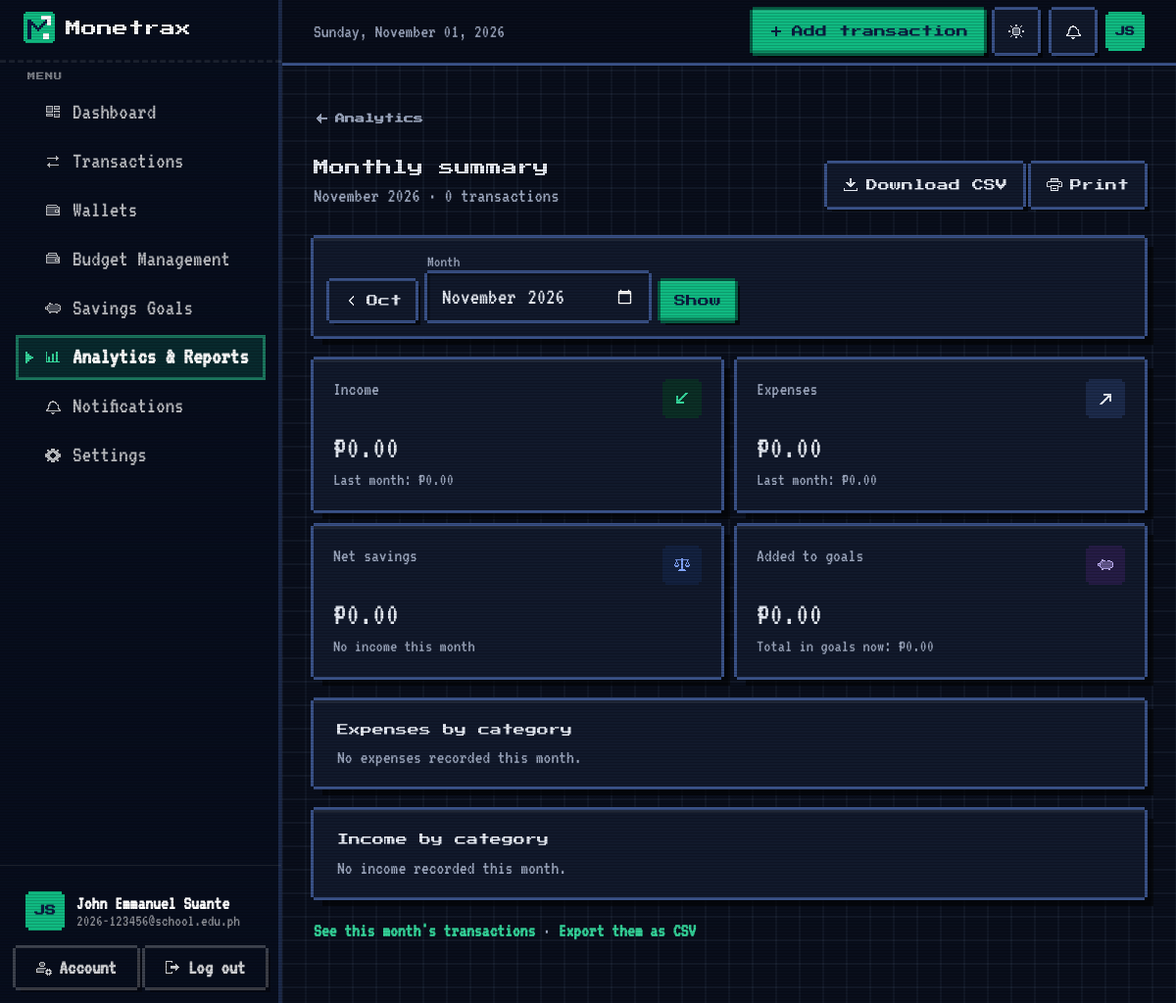
/analytics/monthly (signed in), run on the app's committed database.
### models.py (models this page shows, shortened)
class User(UserMixin, db.Model):
    __tablename__ = "users"
    id: Mapped[int] = mapped_column(Integer, primary_key=True)
    full_name: Mapped[str] = mapped_column(String(80))
    email: Mapped[str] = mapped_column(String(254), unique=True, index=True)
    password_hash: Mapped[str] = mapped_column(String(255))
    school: Mapped[Optional[str]] = mapped_column(String(120))
    program: Mapped[Optional[str]] = mapped_column(String(120))
    year_level: Mapped[Optional[str]] = mapped_column(String(30))
    currency: Mapped[str] = mapped_column(String(3), default="PHP")
    budget_alerts: Mapped[bool] = mapped_column(Boolean, default=True)
    savings_alerts: Mapped[bool] = mapped_column(Boolean, default=True)
    theme: Mapped[str] = mapped_column(String(10), default="system", server_default="system")
    created_at: Mapped[datetime] = mapped_column(DateTime, default=utcnow)
    last_login_at: Mapped[Optional[datetime]] = mapped_column(DateTime)
    categories = relationship("Category", back_populates="user", cascade="all, delete-orphan", lazy="dynamic")
    transactions = relationship("Transaction", back_populates="user", cascade="all, delete-orphan", lazy="dynamic")
    budgets = relationship("Budget", back_populates="user", cascade="all, delete-orphan", lazy="dynamic")
    goals = relationship("SavingsGoal", back_populates="user", cascade="all, delete-orphan", lazy="dynamic")
    notifications = relationship("Notification", back_populates="user", cascade="all, delete-orphan", lazy="dynamic")
    wallets = relationship("Wallet", back_populates="user", cascade="all, delete-orphan", lazy="dynamic")
    recurring = relationship("RecurringRule", back_populates="user", cascade="all, delete-orphan", lazy="dynamic")
    @property
    def initials(self) -> str:
        parts = [p for p in (self.full_name or "").split() if p]
        if not parts:
            return "?"
        return (parts[0][0] + (parts[-1][0] if len(parts) > 1 else "")).upper()

### analytics.py (the view)
@analytics_bp.route("/monthly")
@login_required
def monthly():
    ref = today()
    month_start, bad = _month_from_request(ref)
    if bad:
        flash("Pick a month between January 2000 and this month. Showing this month instead.", "error")
    s = finance.monthly_summary(current_user.id, month_start)
    return render_template("analytics/monthly.html", s=s, month=month_start,
                           prev_month=add_months(month_start, -1),
                           next_month=add_months(month_start, 1) if month_start < ref.replace(day=1) else None,
                           max_month=ref.strftime("%Y-%m"))

### alerts.py (called while the page is built)
def unread_count(user_id: int) -> int:
    from sqlalchemy import func
    return db.session.scalar(select(func.count(Notification.id)).where(
        Notification.user_id == user_id, Notification.is_read.is_(False),
        Notification.dismissed.is_(False))) or 0

### analytics.py (called while the page is built)
def _month_from_request(ref):
    raw = (request.args.get("month") or "").strip()
    try:
        year, month = (int(p) for p in raw.split("-"))
        picked = date(year, month, 1)
    except (ValueError, TypeError):
        return ref.replace(day=1), bool(raw)
    if picked.year < 2000 or picked > ref.replace(day=1):
        return ref.replace(day=1), True
    return picked, False

### app.py (called while the page is built)
def _register_recurring(app: Flask) -> None:
    from flask import g
    from extensions import db
    @app.before_request
    def post_recurring():
        if request.method != "GET" or not request.endpoint or request.endpoint == "static":
            return
        if request.endpoint.startswith("auth.") or not current_user.is_authenticated:
            return
        import alerts, schedule
        from sqlalchemy.exc import IntegrityError
        from utils import today
        ref = today()
        try:
            if schedule.post_due(current_user, ref):
                alerts.refresh_budget_alerts(current_user, ref)
            db.session.commit()
        except IntegrityError:
            db.session.rollback()
        except Exception:
            db.session.rollback()
            app.logger.exception("Posting recurring transactions failed")

### finance.py (called while the page is built)
def _d(value) -> Decimal:
    return Decimal(value) if value is not None else ZERO

def totals(user_id: int, start: Optional[date] = None, end: Optional[date] = None) -> Dict[str, Decimal]:
    stmt = select(
        func.sum(case((Transaction.type == INCOME, Transaction.amount), else_=0)),
        func.sum(case((Transaction.type == EXPENSE, Transaction.amount), else_=0)),
        func.count(Transaction.id),
    ).where(Transaction.user_id == user_id)
    if start:
        stmt = stmt.where(Transaction.date >= start)
    if end:
        stmt = stmt.where(Transaction.date <= end)
    income, expense, count = db.session.execute(stmt).one()
    income, expense = _d(income), _d(expense)
    return {"income": income, "expense": expense, "balance": income - expense, "count": count or 0}

### models.py (called while the page is built)
@login_manager.user_loader
def load_user(user_id: str) -> Optional[User]:
    try:
        return db.session.get(User, int(user_id))
    except (TypeError, ValueError):
        return None

### templates/analytics/monthly.html (shortened to what this page needs)
{% extends "layouts/app.html" %}
{% macro cat_table(rows, empty, tone="") -%}
  {% if rows %}
    <div class="overflow-x-auto">
      <table class="mx-table mx-report-table mt-2">
        <thead><tr><th scope="col">Category</th><th scope="col" class="text-right">Count</th><th scope="col" class="text-right">Share</th><th scope="col" class="text-right">Total</th></tr></thead>
        <tbody>
          {% for cat in rows %}
            <tr>
              <td><div class="flex items-center gap-3">{{ c.cat_icon(cat.category, "sm") }}<span class="font-semibold">{{ cat.name }}</span></div></td>
              <td class="text-right text-ink-500 tabular-nums">{{ cat.count }}</td>
              <td class="text-right tabular-nums">{{ '%.1f'|format(cat.share) }}%</td>
              <td class="text-right font-semibold tabular-nums {{ tone }}">{{ cat.total|php }}</td>
            </tr>
          {% endfor %}
        </tbody>
      </table>
    </div>
  {% else %}
    <p class="px-5 pb-5 pt-2 text-sm text-ink-500 sm:px-6">{{ empty }}</p>
  {% endif %}
{%- endmacro %}
{% block content %}
{% set t = s.totals %}
<a href="{{ url_for('analytics.index') }}" class="mx-back mb-4 print:hidden">Analytics</a>
{% call c.page_header("Monthly summary", month.strftime('%B %Y') ~ " · " ~ t.count ~ " transaction" ~ ("s" if t.count != 1 else "")) %}
  <a download href="{{ url_for('analytics.monthly_csv', month=month.strftime('%Y-%m')) }}" class="mx-btn-secondary print:hidden">Download CSV</a>
  <button type="button" class="mx-btn-secondary print:hidden" data-print>Print</button>
{% endcall %}
<form method="get" class="mx-card mx-month-pick mb-6 p-4 print:hidden" aria-label="Choose month" data-autosubmit>
  <a href="{{ url_for('analytics.monthly', month=prev_month.strftime('%Y-%m')) }}" class="mx-btn-ghost mx-btn-sm" aria-label="Previous month">{{ prev_month.strftime('%b') }}</a>
  <label class="text-xs font-medium text-ink-500">Month
    <input type="month" name="month" value="{{ month.strftime('%Y-%m') }}" min="2000-01" max="{{ max_month }}" class="mx-control mt-1" required>
  </label>
  <button type="submit" class="mx-btn-primary mx-btn-sm">Show</button>
</form>
<section class="grid grid-cols-1 gap-4 sm:grid-cols-2 xl:grid-cols-4" aria-label="Month totals">
  {{ c.stat_card("Income", t.income|php, "arrow-down-left", "mint", "Last month: " ~ (s.prev.income|php)) }}
  {{ c.stat_card("Expenses", t.expense|php, "arrow-up-right", "navy", "Last month: " ~ (s.prev.expense|php)) }}
  {{ c.stat_card("Net savings", s.net|php, "scale", "blue",
                 (('%.0f'|format(s.savings_rate)) ~ "% of income kept") if s.savings_rate is not none else "No income this month",
                 None if s.net >= 0 else "down") }}
  {{ c.stat_card("Added to goals", s.goal_contributions|php, "piggy-bank", "violet", "Total in goals now: " ~ (s.goal_total|php)) }}
</section>
<section class="mt-6 grid grid-cols-1 gap-6 xl:grid-cols-2">
  <div class="mx-card overflow-hidden">
    <h2 class="mx-h2 px-5 pt-5 sm:px-6">Expenses by category</h2>
    {{ cat_table(s.expense_categories, "No expenses recorded this month.") }}
  </div>
  <div class="mx-card overflow-hidden">
    <h2 class="mx-h2 px-5 pt-5 sm:px-6">Income by category</h2>
    {{ cat_table(s.income_categories, "No income recorded this month.", "text-mint-700") }}
  </div>
</section>
<p class="mt-6 text-sm text-ink-500">
  <a href="{{ url_for('transactions.index', start=s.start.isoformat(), end=s.end.isoformat()) }}" class="mx-link">See this month's transactions</a>
  · <a download href="{{ url_for('transactions.export_csv', start=s.start.isoformat(), end=s.end.isoformat()) }}" class="mx-link">Export them as CSV</a>
</p>
{% endblock %}

### templates/layouts/app.html (shortened to what this page needs)
{% extends "base.html" %}
{% import "components/_ui.html" as ui %}
{% import "components/_app.html" as c %}
{% block head %}
  <link rel="stylesheet" href="{{ url_for('static', filename='css/app.css') }}">
{% endblock %}
{% block body %}
<div class="min-h-full lg:pl-72">
  <aside id="sidebar" class="mx-sidebar" aria-label="Main navigation">
    <div class="flex h-16 flex-none items-center justify-between px-6">
      <a href="{{ url_for('dashboard.index') }}" class="rounded-lg focus-visible:outline focus-visible:outline-2 focus-visible:outline-mint-400">{{ ui.logo("light", 32) }}</a>
    </div>
    <nav class="flex-1 overflow-y-auto px-4 pb-4 pt-2">
      <p class="mb-2 px-3 text-[11px] font-semibold uppercase tracking-wider text-white/40">Menu</p>
      <ul class="space-y-1">
        {% for endpoint, label, icon in nav_items %}
          {% set active = request.endpoint and request.endpoint.split('.')[0] == endpoint.split('.')[0] %}
          <li>
            <a href="{{ url_for(endpoint) }}" class="mx-nav{% if active %} is-active{% endif %}" {% if active %}aria-current="page"{% endif %}>
              <i data-lucide="{{ icon }}"></i><span>{{ label }}</span>
            </a>
          </li>
        {% endfor %}
      </ul>
    </nav>
    <div class="flex-none border-t border-white/10 p-4">
      <a href="{{ url_for('settings.index', section='profile') }}" class="mx-profile">
        <span class="mx-avatar">{{ current_user.initials }}</span>
        <span class="min-w-0 flex-1">
          <span class="block truncate text-sm font-semibold text-white">{{ current_user.full_name }}</span>
          <span class="block truncate text-xs text-white/55">{{ current_user.school or current_user.email }}</span>
        </span>
      </a>
      <div class="mt-2 grid grid-cols-2 gap-2">
        <a href="{{ url_for('settings.index', section='security') }}" class="mx-side-btn">Account</a>
        <form method="post" action="{{ url_for('auth.logout') }}">
          <button type="submit" class="mx-side-btn w-full">Log out</button>
        </form>
      </div>
    </div>
  </aside>
  <header class="mx-topbar sticky top-0 z-30 border-b border-ink-200/70 bg-canvas/85 backdrop-blur">
    <div class="mx-auto flex h-16 max-w-7xl items-center gap-3 px-4 sm:px-6 lg:px-8">
      <p class="min-w-0 flex-1 truncate text-sm font-medium text-ink-500"><span class="hidden sm:inline">{{ today.strftime('%A, ') if today }}</span>{{ today.strftime('%B %d, %Y') if today }}</p>
      <div class="ml-auto flex flex-none items-center gap-2">
        <span class="hidden sm:flex"><a href="{{ url_for('transactions.create', next=request.path) }}" class="mx-btn-primary">Add transaction</a></span>
        <button type="button" class="mx-theme-toggle" data-theme-toggle aria-pressed="false" aria-label="Switch to dark mode" title="Dark mode">
        </button>
        <a href="{{ url_for('notifications.index') }}" class="mx-icon-square relative" aria-label="Notifications{% if unread_notifications %}, {{ unread_notifications }} unread{% endif %}">
        </a>
        <a href="{{ url_for('settings.index') }}" class="mx-avatar mx-avatar-sm" aria-label="Settings">{{ current_user.initials }}</a>
      </div>
    </div>
  </header>
  <main id="main" class="mx-app-main mx-auto max-w-7xl px-4 pb-16 pt-6 sm:px-6 lg:px-8 lg:pt-8">
    {% block content %}{% endblock %}
  </main>
</div>
{% endblock %}

### static/css/theme.css (style rules this page uses)
:root, .mx-light { --ease: cubic-bezier(.2, .8, .2, 1); --c-canvas: 244 246 250; --c-surface: 255 255 255; --c-fg: 11 27 63; --c-ink-500: 91 100 120; --c-ink-400: 107 116 137; --c-ink-300: 195 202 215; --c-ink-200: 220 225 234; --c-ink-100: 238 241 246; --c-mint-50: 236 253 245; --c-mint-700: 4 120 87; --canvas: rgb(var(--c-canvas)); --surface: rgb(var(--c-surface)); --surface-2: #FAFBFD; --surface-hover: #F8FAFC; --selected-bg: #F3F5FA; --fg: rgb(var(--c-fg)); --ink-500: rgb(var(--c-ink-500)); --ink-400: rgb(var(--c-ink-400)); --ink-300: rgb(var(--c-ink-300)); --ink-200: rgb(var(--c-ink-200)); --ink-100: rgb(var(--c-ink-100)); --placeholder: #7A8396; --navy-900: #0B1B3F; --navy-800: #13285A; --mint-500: #10B981; --mint-400: #34D399; --mint-700: rgb(var(--c-mint-700)); --mint-800: #065F46; --btn-bg: #0B1B3F; --btn-bg-hover: #13285A; --btn-fg: #FFFFFF; --btn-arrow: #34D399; --check-fg: #FFFFFF; --danger: #B42318; --danger-line: #D92D20; --danger-bg: #FEF3F2; --danger-border: #FECDCA; --danger-input-bg: #FFFBFA; --success-bg: #ECFDF5; --success-border: #A7F3D0; --valid-border: #A7E3CB; --info-bg: #EFF4FF; --info-border: #C7D7FE; --info-fg: #1D3672; --info-icon: #1D4ED8; --warn-bg: #FFF7E6; --warn-fg: #B45309; --warn-border: #FED7AA; --warn-strong-bg: #FFF1E8; --warn-strong-fg: #A63B05; --caution-fg: #9A4A00; --amber: #F79009; --orange: #E8590C; --tint-navy-bg: #E6EAF3; --tint-violet-bg: #F4F0FF; --tint-violet-fg: #6D28D9; --budget-alert-bg: #FFFBF5; --insight-info: #F4F7FB; --insight-success: #F0FDF7; --insight-warning: #FFF9F0; --insight-danger: #FEF6F5; --notif-unread: #F7FBF9; --mix-base: #FFFFFF; --mix-ink: #000000; --chart-income: #10B981; --chart-expense: #0B1B3F; --chart-line: #047857; --chart-grid: #EEF1F6; --chart-tick: #5B6478; --chart-tooltip: #0B1B3F; color-scheme: light; }
html.dark { --c-canvas: 10 15 28; --c-surface: 17 25 43; --c-fg: 229 234 243; --c-ink-500: 156 167 190; --c-ink-400: 134 146 171; --c-ink-300: 66 80 108; --c-ink-200: 40 52 78; --c-ink-100: 28 39 62; --c-mint-50: 8 44 36; --c-mint-700: 52 211 153; --canvas: rgb(var(--c-canvas)); --surface: rgb(var(--c-surface)); --surface-2: #142035; --surface-hover: #18243C; --selected-bg: #1A2742; --fg: rgb(var(--c-fg)); --ink-500: rgb(var(--c-ink-500)); --ink-400: rgb(var(--c-ink-400)); --ink-300: rgb(var(--c-ink-300)); --ink-200: rgb(var(--c-ink-200)); --ink-100: rgb(var(--c-ink-100)); --placeholder: #6F7B95; --mint-700: rgb(var(--c-mint-700)); --mint-800: #6EE7B7; --btn-bg: #10B981; --btn-bg-hover: #34D399; --btn-fg: #0B1B3F; --btn-arrow: #0B1B3F; --check-fg: #0B1B3F; --danger: #F97066; --danger-line: #F04438; --danger-bg: #2A1316; --danger-border: #5A2025; --danger-input-bg: #1E151B; --success-bg: #0B2E25; --success-border: #145C47; --valid-border: #1F6B53; --info-bg: #13213F; --info-border: #26396B; --info-fg: #B4C8FF; --info-icon: #82A6FF; --warn-bg: #2B200B; --warn-fg: #FBBF5A; --warn-border: #5C3A12; --warn-strong-bg: #2E1B0D; --warn-strong-fg: #FDA56B; --caution-fg: #FBBF5A; --amber: #F5A524; --orange: #F97316; --tint-navy-bg: #1C2A4A; --tint-violet-bg: #251C45; --tint-violet-fg: #C4B5FD; --budget-alert-bg: #211A0E; --insight-info: #14203A; --insight-success: #0D2A23; --insight-warning: #261E10; --insight-danger: #2A1518; --notif-unread: #10241F; --mix-base: #11192B; --mix-ink: #FFFFFF; --chart-income: #10B981; --chart-expense: #8EA2D8; --chart-line: #34D399; --chart-grid: #1F2A44; --chart-tick: #9CA7BE; --chart-tooltip: #1E293B; color-scheme: dark; }
:root .text-navy-900 { color: var(--fg); }
.mx-theme-toggle { display: inline-grid; place-items: center; width: 44px; height: 44px; flex: none; border: 1px solid var(--ink-200); border-radius: 12px; background: var(--surface); color: var(--fg); cursor: pointer; transition: border-color .2s ease, background-color .2s ease; }
:root, .mx-light { --logo-tile: #0B1B3F; --logo-m: #FFFFFF; --logo-accent: #34D399; --logo-word: #0B1B3F; }
html.dark { --logo-tile: #10B981; --logo-m: #0B1B3F; --logo-accent: #FFFFFF; --logo-word: #E5EAF3; }

### data on the page
User: initials "JS", full_name "John Emmanuel Suante", school+email "2026-123456@school.edu.ph"

### other printed values
{{ label }} "Dashboard" "Transactions" "Wallets" "Budget Management" "Savings Goals" "Analytics & Reports" "Notifications" "Settings"
{{ today.strftime('%A, ') if today }} "Sunday,"
{{ today.strftime('%B %d, %Y') if today }} "November 01, 2026"
{{ title }} "Monthly summary"
{{ subtitle }} "November 2026 · 0 transactions"
{{ prev_month.strftime('%b') }} "Oct"
{{ label }} "Income Expenses Net savings Added to goals"
{{ value }} "₱0.00 ₱0.00 ₱0.00 ₱0.00"
{{ sub }} "Last month: ₱0.00 Last month: ₱0.00 No income this month Total in goals now: ₱0.00"
{{ empty }} "No expenses recorded this month. No income recorded this month."
